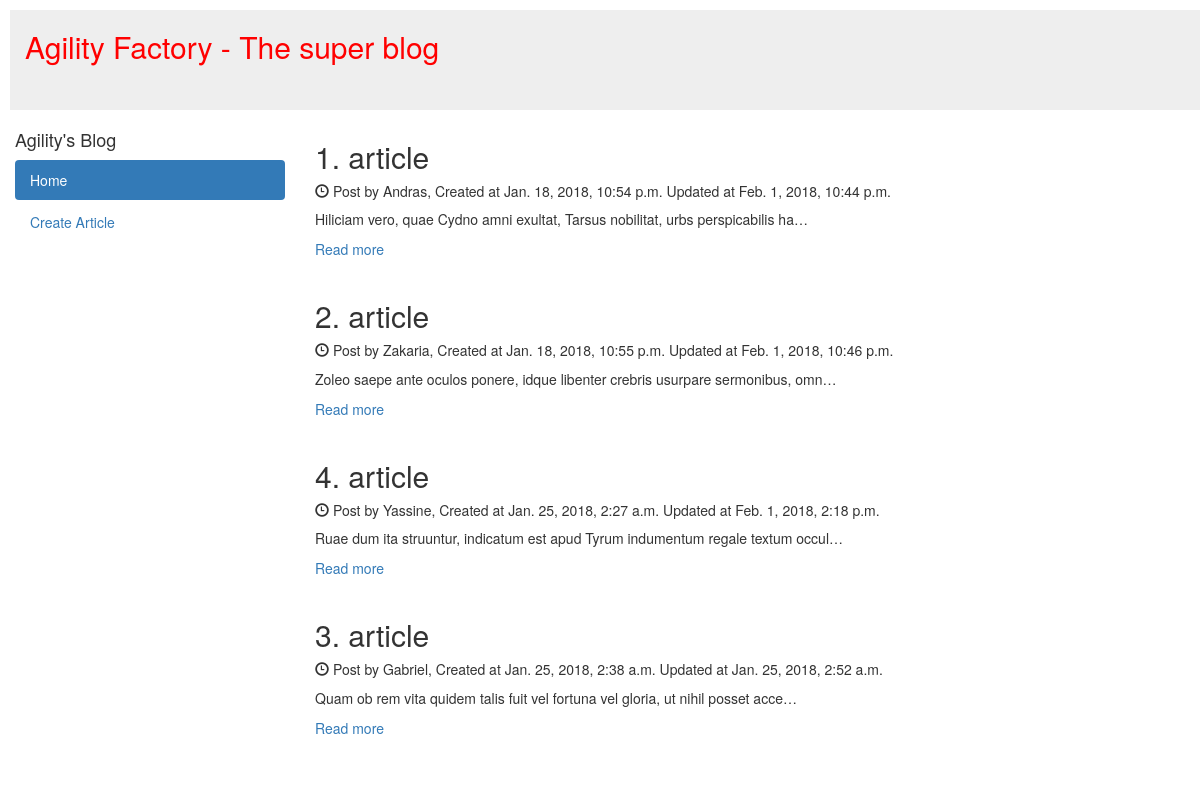
The app's page /articles/ with its own data.
### articles/models.py (models this page shows)
class Articles(models.Model):
    title = models.CharField(max_length=255)
    description = models.TextField()
    author = models.CharField(max_length=255)
    created_at = models.DateTimeField(auto_now_add=True)
    updated_at = models.DateTimeField(auto_now=True)
    def is_updated(self):
        return self.created_at.strftime('%Y-%m-%d %H:%M:%S') != self.updated_at.strftime('%Y-%m-%d %H:%M:%S')

### articles/views.py (the view)
def articles_list(request):
    articles_list = Articles.objects.all().order_by('created_at')
    context = {'articles': articles_list}
    return render(request, 'articles/ListArticles.html', context)

### articles/templates/articles/ListArticles.html
{% extends 'articles/base.html' %}
{% block content %}
    {% for article in articles %}
      <h2>{{ article.title }}</h2>
      <h5><span class="glyphicon glyphicon-time"></span> Post by {{ article.author }}, Created at {{ article.created_at }}
      {% if article.is_updated %}
          Updated at {{ article.updated_at }}
      {% endif %}</h5>
      <p>{{ article.description|truncatechars:80}}</p>
      <a href="{% url 'articles:article_detail' article.pk %}">Read more</a>
      <br><br>
    {% endfor %}
{% endblock %}

### records on screen
Articles: title "1. article", author "Andras", created_at "Jan. 18, 2018, 10:54 p.m.", updated_at "Feb. 1, 2018, 10:44 p.m.", description "Hiliciam vero, quae Cydno amni exultat, Tarsus nobilitat, urbs perspicabilis ha…"
Articles: title "2. article", author "Zakaria", created_at "Jan. 18, 2018, 10:55 p.m.", updated_at "Feb. 1, 2018, 10:46 p.m.", description "Zoleo saepe ante oculos ponere, idque libenter crebris usurpare sermonibus, omn…"
Articles: title "4. article", author "Yassine", created_at "Jan. 25, 2018, 2:27 a.m.", updated_at "Feb. 1, 2018, 2:18 p.m.", description "Ruae dum ita struuntur, indicatum est apud Tyrum indumentum regale textum occul…"
Articles: title "3. article", author "Gabriel", created_at "Jan. 25, 2018, 2:38 a.m.", updated_at "Jan. 25, 2018, 2:52 a.m.", description "Quam ob rem vita quidem talis fuit vel fortuna vel gloria, ut nihil posset acce…"
